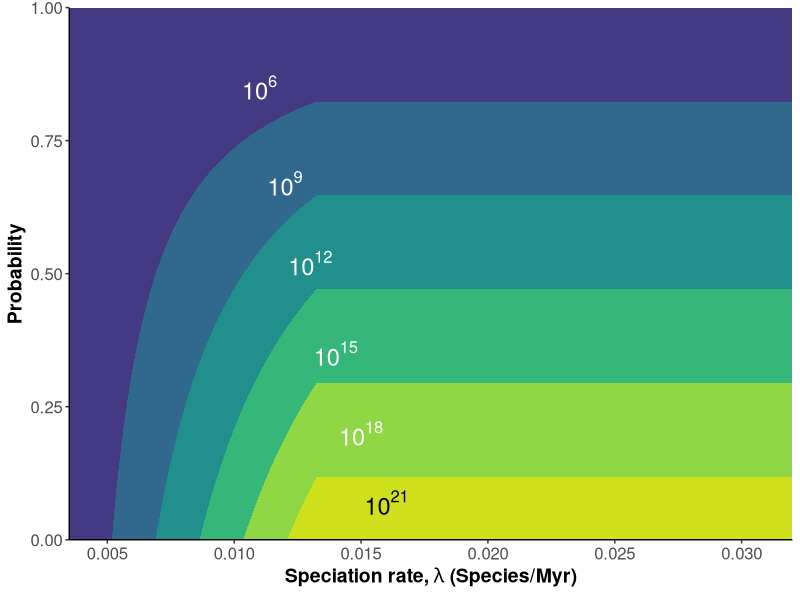
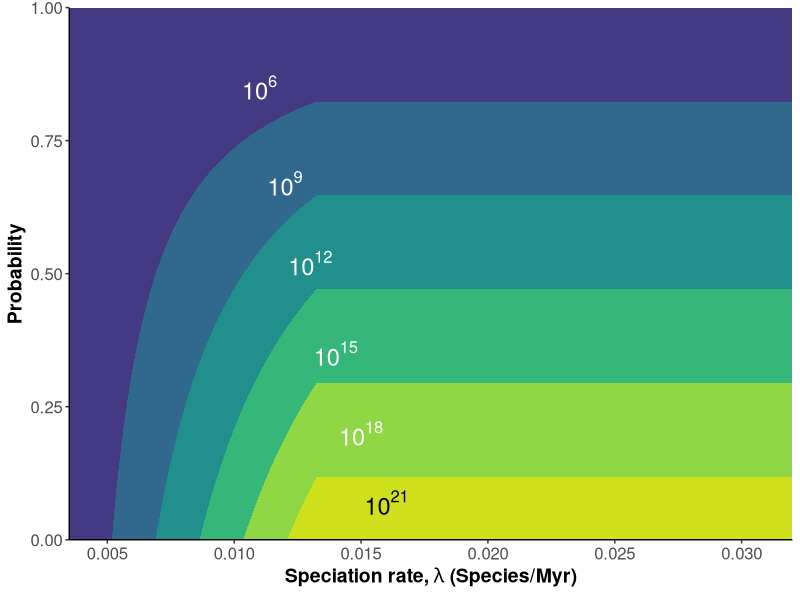

Reproduce these figures in R, in order.
## probability_curves.R
## Ford Fishman

library(ggplot2)
library(viridis)
library(tidyr)
library(here)

wd <- here()
data_dir <- paste0(wd, "/data/")
figure_dir <- paste0(wd, "/figures/")

lam <- seq(0.002, 0.032, 0.00001)
S <- c(6,9,12,15,18,21,23)

ep <- function(l, S) {
  
  eps <- 1 - (log(10^(S)))/(4000*l)
  eps <- ifelse(eps>0,eps,0)
  
  areas <- rep(0, length(eps)-1)
  
  if (sum(eps)>0){
    
    for (i in 1:length(areas)){
      areas[i] <- eps[i]-eps[i+1]
    }
    areas <- areas/sum(areas)
  }
  
  # return(areas)
  return(areas)
}

df <- data.frame(matrix(nrow=length(lam), ncol=length(S)-1))

# colnames(df) <- S

for (i in 1:length(lam)) {
  
  l <- lam[i]
  df[i,] <- ep(l, S)
}

df$lam <- lam

df1 <- gather(df, key='richness', value='prob', -lam)
annotation <- data.frame(
  x = c(0.0075,4.5),
  y = c(20,25),
  label = c("label 1", "label 2")
)
pal6 <- viridis_pal()(15)[14]
pal <- viridis_pal()(7)[2:7]
pal[6] <- pal6

(p1 <- ggplot(df1, aes(x=lam, y=prob, fill=richness)) + 
  # geom_line(aes(color=richness), size = 2.0, alpha=0.4) +
  geom_area(size = 1) +
  scale_fill_manual(values = pal) +
  scale_y_continuous('Probability', 
                     expand = c(0,0)) +
  scale_x_continuous(expression(bold("Speciation rate, "*lambda*" (Species/Myr)")),
                     limits=c(0.0035, 0.032),
                     breaks=seq(0.005, 0.03, 0.005),
                     expand = c(0,0)) +
  annotate(geom="text", label='10^6',x=0.011, y = 0.85, color = 'white', size = 6, parse=TRUE) +
  annotate(geom="text", label='10^9',x=0.012, y = 0.67, color = 'white', size = 6, parse=TRUE) +
  annotate(geom="text", label='10^12',x=0.013, y = 0.52, color = 'white', size = 6, parse=TRUE) +
  annotate(geom="text", label='10^15',x=0.014, y = 0.35, color = 'white', size = 6, parse=TRUE) +
  annotate(geom="text", label='10^18',x=0.015, y = 0.20, color = 'white', size = 6, parse=TRUE) +
  annotate(geom="text", label='10^21',x=0.016, y = 0.07, color = 'black', size = 6, parse=TRUE) +
  theme(panel.grid.major = element_blank(), 
        panel.grid.minor = element_blank(),
        panel.background = element_blank(),
        legend.position = "none",
        axis.text = element_text(size = 12),
        axis.line = element_line(colour = "black"),
        axis.title = element_text(size = 14, face = "bold")))

fig2_dir <- paste(figure_dir, "figure2.png", sep = "")
ggsave(plot = p1, filename = fig2_dir, width = 7, height = 5)
